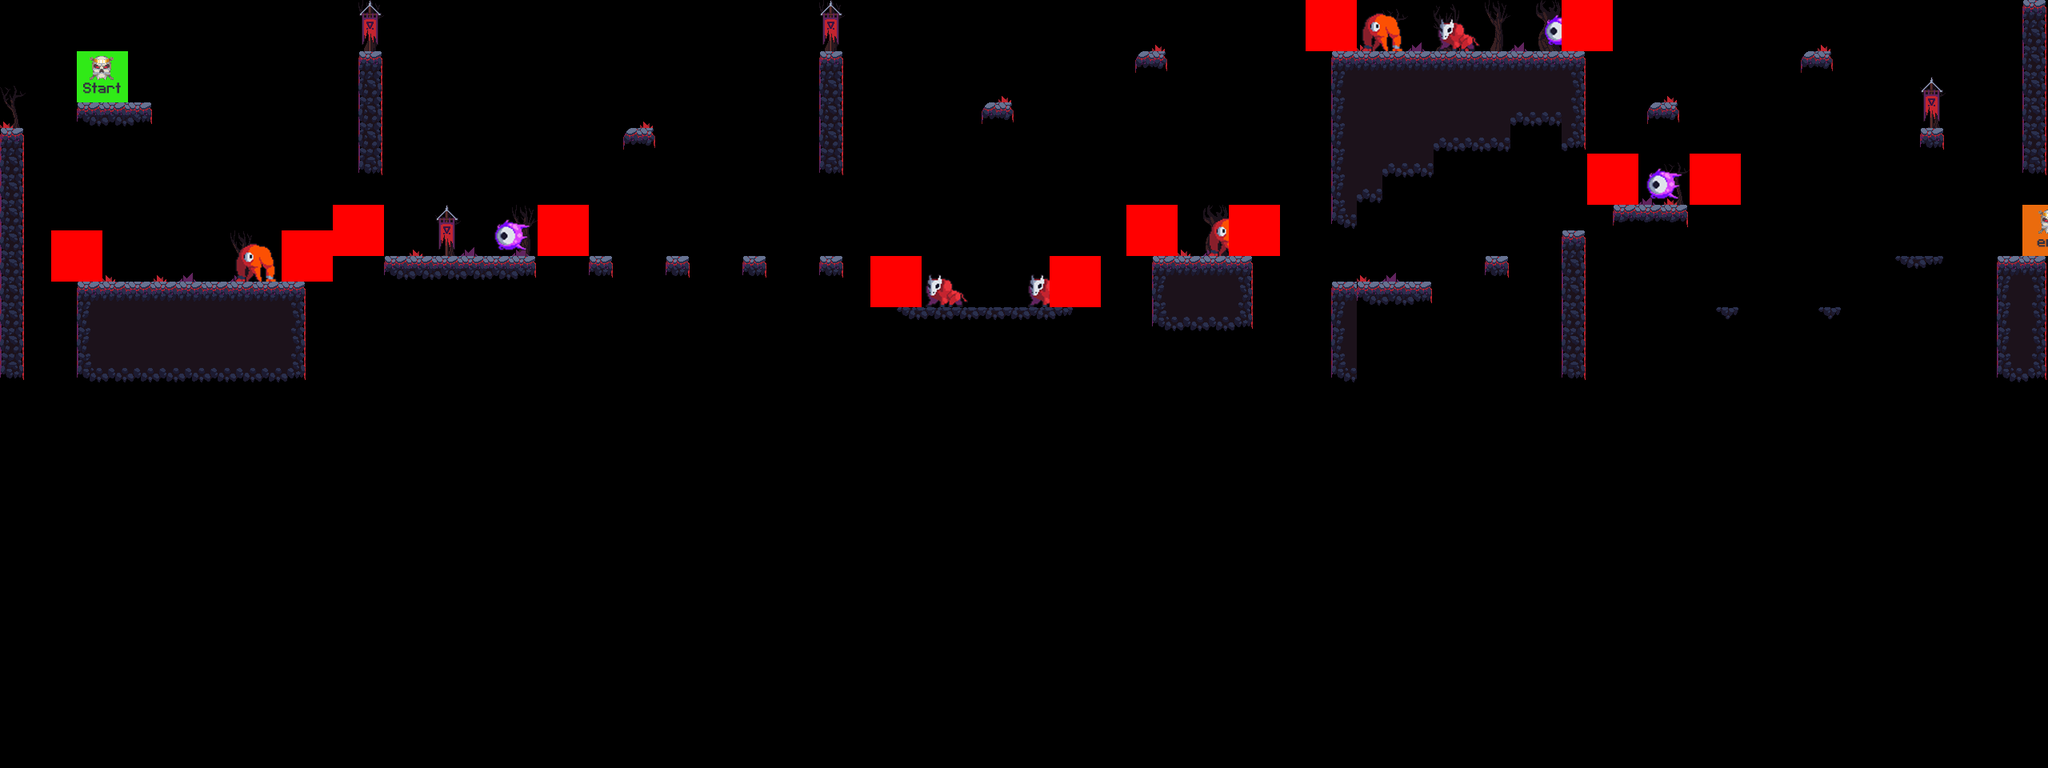

This is a level from a 2D game, rendered from its Tiled map with the project's own tilesets. A one-line summary and the map file follow, with tile-layer data summarised:
An orthogonal 80x30 tile map with 32x32 px tiles, 16 tile layers (terrain, trees, trees1, trees2, ...), 14 tilesets.

<map version="1.5" tiledversion="1.7.2" orientation="orthogonal" renderorder="right-down" width="80" height="30" tilewidth="32" tileheight="32" infinite="0" nextlayerid="26" nextobjectid="1">
 <editorsettings>
  <export target="0/level_0.csv" format="csv" />
 </editorsettings>
 <tileset firstgid="1" name="Tileset" tilewidth="32" tileheight="32" tilecount="45" columns="9">
  <image source="../graphics/terrain/terrain_tiles.png" width="288" height="160" />
 </tileset>
 <tileset firstgid="46" source="../tilesets/coins.tsx" />
 <tileset firstgid="47" source="../tilesets/grass1.tsx" />
 <tileset firstgid="48" source="../tilesets/grass2.tsx" />
 <tileset firstgid="49" source="../tilesets/trees.tsx" />
 <tileset firstgid="53" source="../tilesets/bg.tsx" />
 <tileset firstgid="57" source="../tilesets/setup_tiles.tsx" />
 <tileset firstgid="59" source="../tilesets/enemy1.tsx" />
 <tileset firstgid="61" source="../tilesets/enemy2.tsx" />
 <tileset firstgid="63" source="../tilesets/enemy3.tsx" />
 <tileset firstgid="65" source="../tilesets/Flag.tsx" />
 <tileset firstgid="66" source="../tilesets/enemy4.tsx" />
 <tileset firstgid="67" source="../tilesets/enemy5.tsx" />
 <tileset firstgid="68" source="../tilesets/terrain_files.tsx" />
 <layer id="1" name="terrain" width="80" height="30">
  <data>[2400 cells, 182 non-empty, 28 distinct tile ids]</data>
 </layer>
 <layer id="5" name="trees" width="80" height="30">
  <data>[2400 cells, 2 non-empty, 1 distinct tile ids]</data>
 </layer>
 <layer id="18" name="trees1" width="80" height="30">
  <data>[2400 cells, 3 non-empty, 1 distinct tile ids]</data>
 </layer>
 <layer id="19" name="trees2" width="80" height="30">
  <data>[2400 cells, 5 non-empty, 1 distinct tile ids]</data>
 </layer>
 <layer id="20" name="trees3" width="80" height="30">
  <data>[2400 cells, 5 non-empty, 1 distinct tile ids]</data>
 </layer>
 <layer id="4" name="grass" width="80" height="30">
  <data>[2400 cells, 18 non-empty, 2 distinct tile ids]</data>
 </layer>
 <layer id="10" name="grass1" width="80" height="30">
  <data>[2400 cells, 8 non-empty, 1 distinct tile ids]</data>
 </layer>
 <layer id="17" name="flag" width="80" height="30">
  <data>[2400 cells, 4 non-empty, 1 distinct tile ids]</data>
 </layer>
 <layer id="8" name="enemies" width="80" height="30">
  <data>[2400 cells, 3 non-empty, 1 distinct tile ids]</data>
 </layer>
 <layer id="21" name="enemies1" width="80" height="30">
  <data>[2400 cells, 3 non-empty, 1 distinct tile ids]</data>
 </layer>
 <layer id="22" name="enemies2" width="80" height="30">
  <data>[2400 cells, 3 non-empty, 1 distinct tile ids]</data>
 </layer>
 <layer id="23" name="enemies3" width="80" height="30">
  <data>[2400 cells, 0 non-empty, 0 distinct tile ids]</data>
 </layer>
 <layer id="24" name="enemies4" width="80" height="30">
  <data>[2400 cells, 0 non-empty, 0 distinct tile ids]</data>
 </layer>
 <layer id="25" name="boss1" width="80" height="30">
  <data>[2400 cells, 0 non-empty, 0 distinct tile ids]</data>
 </layer>
 <layer id="9" name="constraints" width="80" height="30">
  <data>[2400 cells, 12 non-empty, 3 distinct tile ids]</data>
 </layer>
 <layer id="7" name="player" width="80" height="30">
  <data>[2400 cells, 2 non-empty, 2 distinct tile ids]</data>
 </layer>
</map>
